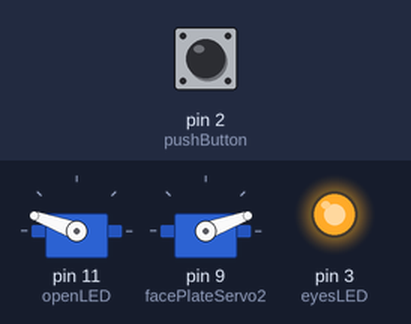
A sketch run on a simulated Arduino Nano, built with avr-gcc and run on an emulated ATmega328P. Parts: 2 × servo, output pins drawn as LEDs (lit = HIGH). Inputs (shaded band) come from the test bench; at power-on: pin 2 (pushButton) HIGH.

Above: at 1.2 s.
1.3 s: pin 2 (pushButton) pulled LOW for 0.15 s
At 3.1 s:
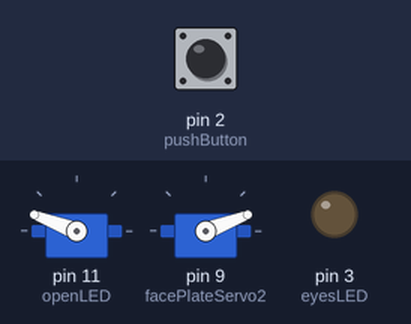
4.3 s: pin 2 (pushButton) pulled LOW for 1 s
At 6.9 s:
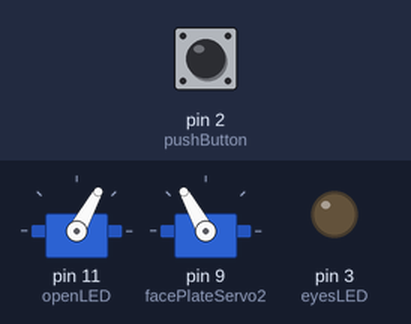
7.4 s: pin 2 (pushButton) pulled LOW for 0.15 s
At 10.12 s:
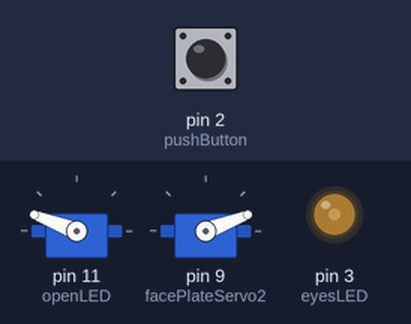
10.4 s: pin 2 (pushButton) pulled LOW for 3.2 s
At 12.23 s:
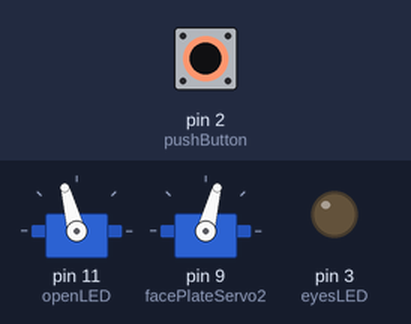
Timing chart, 0 to 13.9 s (numbered marks = the images above; inputs shaded):
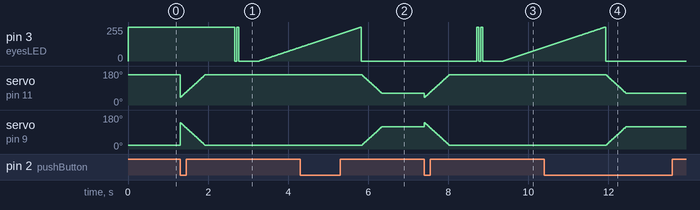

The sketch:

doubleServo_05_18_2021.ino
```cpp
/*A program to control an Ironman Faceplate with 2 MG90S servos

IMPORTANT!
Please read the comments, you will find important information in case your program is not working correctly.

   This program will activate 2 servos with X amount of degrees
   and then make a fading routine (close faceplate) when a button press is register
   when another button press is register we will turn OFF the LED
   and move X amount of degrees the servo (open faceplate)

   Using an Arduino NANO
*/

#include <Servo.h> //include the Servo Library

Servo facePlateServo;//creating a Servo instance
Servo facePlateServo2;//creating a Servo instance

const byte pushButton = 2;//button to activate (Interrupt)
const byte eyesLED = 3;//pin for the LED (PWM)
const byte openLED = 11;//pin for the LED
const byte closeLED = 12;//pin for the LED

volatile boolean interruptFlag = false;//state of the button

void setup() {
  //Serial.begin(9600); //serial communication for debug

  facePlateServo.attach(11);//pin 11 for Servo (PWM)
  facePlateServo2.attach(9);//pin 9 for Servo (PWM)

  pinMode(eyesLED, OUTPUT);//pin of the LED as an Output
  pinMode(pushButton, INPUT);//pin of the Button as an Input

  //Attach an Interrupt Service Routine (ISR) to the button pin.
  attachInterrupt(digitalPinToInterrupt(pushButton), ISR_activation, FALLING);

  facePlateServo.write(160); //begin with closed Faceplate (ATTENTION! This value may change, as your set-up will not be the exact same as mine)
  facePlateServo2.write(20); //begin with closed Faceplate (ATTENTION! This value may change, as your set-up will not be the exact same as mine)
  digitalWrite(eyesLED, HIGH);//begin with the LEDs ON
  facePlateServo.detach();//detach servo 1 to avoid mechanical problems
  facePlateServo2.detach();//detach servo 1 to avoid mechanical problems

}//Close Setup

void loop() {

  // In this first part we will check the state of the flag (button pressed register)
  static boolean prevInterruptFlag = false;//static to retain last value & boolean because the interruptFlag is boolean
  if (prevInterruptFlag == interruptFlag)//track interruptFlag changes
    return;
  prevInterruptFlag = interruptFlag; //when the if stmnt is accepted reset the prevInterruptFlag

  // CLOSE FACEPLATE

  //If button has been pressed, execute this code
  if ( interruptFlag == true) {

    facePlateServo.attach(11);//re-atach the servos
    facePlateServo2.attach(9);
    digitalWrite (closeLED, HIGH);
    digitalWrite (openLED, LOW);

    //for loop to close the Faceplate
    for (int i = 40; i < 160; i++) {//IMPORTANT! Perform some tests with these values (40 and 160) before installing the mechanics
      facePlateServo.write(i);
      facePlateServo2.write(180 - i); //mirrored servo
      delay (5);
    }//close For loop

  // CHANGED ON 02/27/2022
    facePlateServo.detach();//detach servo 1 to avoid mechanical problems
    facePlateServo2.detach();//detach servo 2 to avoid mechanical problems

    delay(700);//Wait to launch the blink sequence

    //Launch de User defined function to blink the LEDs
    blinkLED(eyesLED);

    //Fade the LED for loop
    for (int i = 0; i < 256; i++) {
      analogWrite(eyesLED, i);
      delay (10);
    }//close For loop


  }//close If stmnt

  // OPEN FACEPLATE
  else {
    digitalWrite (eyesLED, LOW);//turn OFF the LEDs
    digitalWrite (closeLED, LOW);

    facePlateServo.attach(11);//re-atach the servos
    facePlateServo2.attach(9);
    digitalWrite (openLED, HIGH);

    //for loop to ease the closing of the Faceplate
    for (int i = 160; i > 60; i--) {//IMPORTANT! Perform some tests with these values (40 and 160) before installing the mechanics
      facePlateServo.write(i);
      facePlateServo2.write(180 - i);//mirrored servo
      delay (5);
    }//close For loop

   // facePlateServo.detach();//detach servo 1 to avoid mechanical problems
   // facePlateServo2.detach();//detach servo 2 to avoid mechanical problems

  }//close Else stmnt

}//close loop


//*****Interrupt Service Routine*****
void ISR_activation() {
  interruptFlag = !interruptFlag;

}//close activation ISR


//*****User Defined Function*****
void blinkLED(int eyesLED) {

  digitalWrite(eyesLED, HIGH);
  delay (50);
  digitalWrite(eyesLED, LOW);
  delay (50);
  digitalWrite(eyesLED, HIGH);
  delay (50);
  digitalWrite(eyesLED, LOW);
  delay (500);

}//close blinkLED UDF
```

Measured:
- after the input at 1.3 s, pin 3 (eyesLED): ramps from 0/255 to 255/255 and jumps back, once every 0.10 s
- after the input at 4.3 s, servo on pin 11 (openLED): moves from 159° to 61° over 0.49 s, starting after 1.5 s; servo on pin 9 (facePlateServo2): moves from 21° to 119° over 0.49 s, starting after 1.5 s
- after the input at 7.4 s, pin 3 (eyesLED): ramps from 0/255 to 255/255 and jumps back, once every 0.10 s
- after the input at 10.4 s, servo on pin 11 (openLED): moves from 159° to 61° over 0.49 s, starting after 1.5 s; servo on pin 9 (facePlateServo2): moves from 21° to 119° over 0.49 s, starting after 1.5 s
